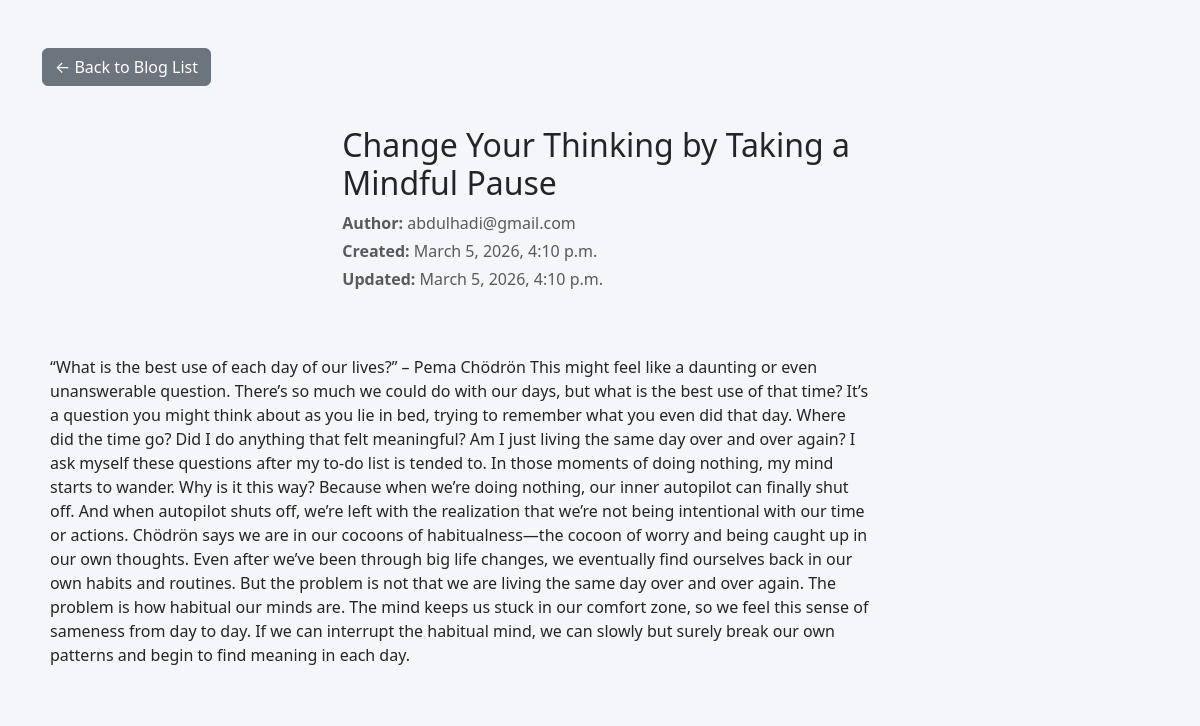
Screenshot of /blog/change-your-thinking-by-taking-a-mindful-pause/ with the database file from the repository.
### accounts/models.py (models this page shows, shortened)
class Blog(models.Model):
    title = models.CharField(max_length=200)
    slug = models.SlugField()
    content = models.TextField()
    created_at = models.DateTimeField(auto_now_add=True)
    updated_at = models.DateTimeField(auto_now=True)
    author = models.ForeignKey(settings.AUTH_USER_MODEL, on_delete=models.CASCADE, related_name='blogs')
    status = models.CharField(max_length=10, choices=[('draft', 'Draft'), ('published', 'Published')], default='draft')
    image = models.ImageField(upload_to='blog_images/')

class User(AbstractBaseUser, PermissionsMixin):
    email = models.EmailField(unique=True)
    full_name = models.CharField(max_length=30, unique=True)
    is_active = models.BooleanField(default=True)
    is_admin = models.BooleanField(default=False)
    is_staff = models.BooleanField(default=False)
    objects = UserManager()
    USERNAME_FIELD = 'email'
    REQUIRED_FIELDS = ['full_name']

### accounts/views.py (the view)
# urls.py: path('blog/<slug:slug>/', blog_detail, name='blog_detail'),
def blog_detail(request, slug):
    blog = get_object_or_404(Blog, slug=slug, status='published')
    return render(request, 'blog_detail.html', {'blog': blog})

### accounts/templates/blog_detail.html (shortened to what this page needs)
<!DOCTYPE html>
<html lang="en">
<head>
    <link href="https://cdn.jsdelivr.net/npm/bootstrap@5.3.2/dist/css/bootstrap.min.css" rel="stylesheet">
</head>
<body style="background:#f5f6fa;">
<div class="container py-5">
    <div class="mb-4">
        <a href="{% url 'blog_list' %}" class="btn btn-secondary">&larr; Back to Blog List</a>
    </div>
<div class="card mb-3 border-0" style="max-width: 75%; background:#f5f6fa;">
  <div class="row g-3 align-items-center">
    <div class="col-md-8">
      <div class="card-body">
        <h2 class="card-title">{{ blog.title }}</h2>
        <p class="text-muted mb-1"><strong>Author:</strong> {{ blog.author.email }}</p>
        <p class="text-muted mb-1"><strong>Created:</strong> {{ blog.created_at|date:"F j, Y, g:i a" }}</p>
        <p class="text-muted mb-3"><strong>Updated:</strong> {{ blog.updated_at|date:"F j, Y, g:i a" }}</p>
      </div>
    </div>
        <div class="card-body">
            <p class="card-text mb-3">{{ blog.content }}</p>
        </div>
    </div>
</div>
</div>
</body>
</html>

### rows the page displays
Blog: title "Change Your Thinking by Taking a Mindful Pause", author.email "abdulhadi@gmail.com", created_at "March 5, 2026, 4:10 p.m.", updated_at "March 5, 2026, 4:10 p.m.", content "“What is the best use of each day of our lives?” – Pema Chödrön This might feel like a daunting or even unanswerable question. There’s so much we could do with our days, but what is the best use of that time? It’s a question you might think about as you lie in bed, trying to remember what you even did that day. Where did the time go? Did I do anything that felt meaningful? Am I just living the same day over and over again? I ask myself these questions after my to-do list is tended to. In those moments of doing nothing, my mind starts to wander. Why is it this way? Because when we’re doing nothing, our inner autopilot can finally shut off. And when autopilot shuts off, we’re left with the…"
